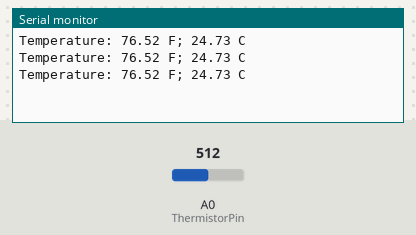
Simulated run of this sketch. Board: Arduino Uno, built with avr-gcc and run on an emulated ATmega328P. Shown: the last lines printed to the serial monitor. Inputs (shaded band) come from the test bench; at power-on: A0 (ThermistorPin) = 512.

Above: at 1.3 s.
1.4 s: A0 (ThermistorPin) set to 716
At 1.9 s:
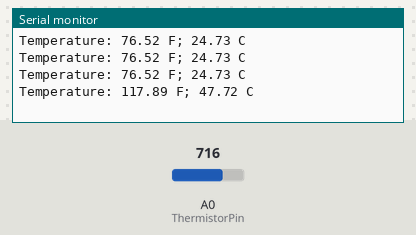
2.9 s: A0 (ThermistorPin) set to 900
At 3.4 s:
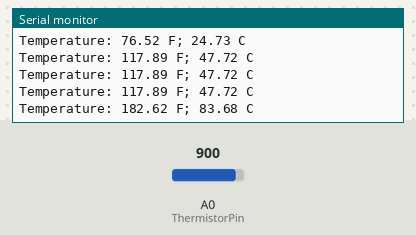
Timing chart, 0 to 5.9 s (numbered marks = the images above; inputs shaded):
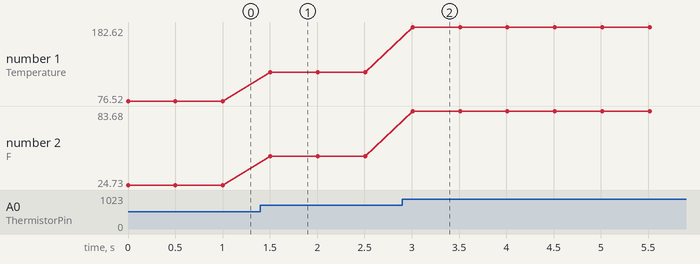

The sketch:

arduino_temperature_sensor.ino
```cpp
// Define the analog input pin for the thermistor
int ThermistorPin = A0;

// Declare variables to store values
int Vo;
float R1 = 10000;  // Resistance value of R1 in Ohms
float logR2, R2, T, Tc, Tf;
float c1 = 1.009249522e-03, c2 = 2.378405444e-04, c3 = 2.019202697e-07;  // Constants for Steinhart-Hart equation

void setup() {
  // Initialize the serial communication
  Serial.begin(9600);
}

void loop() {
  // Read the analog input from the thermistor and calculate the resistance
  Vo = analogRead(ThermistorPin);
  R2 = R1 * (1023.0 / (float)Vo - 1.0);

  // Calculate the temperature using the Steinhart-Hart equation
  logR2 = log(R2);
  T = (1.0 / (c1 + c2*logR2 + c3*logR2*logR2*logR2));
  Tc = T - 273.15;  // Convert temperature to Celsius
  Tf = (Tc * 9.0)/ 5.0 + 32.0;  // Convert temperature to Fahrenheit

  // Print the temperature in both Fahrenheit and Celsius
  Serial.print("Temperature: ");
  Serial.print(Tf);
  Serial.print(" F; ");
  Serial.print(Tc);
  Serial.println(" C");

  // Add a delay to avoid spamming the serial monitor
  delay(500);
}
```

Measured:
- after the input at 1.4 s, the serial monitor: prints a new line after 0.10 s (image 1)
- after the input at 2.9 s, the serial monitor: prints a new line after 0.11 s (image 2)
- plotted number 1: 76.52 → 117.89 after the input at 1.4 s, 117.89 → 182.62 after the input at 2.9 s
- plotted number 2: 24.73 → 47.72 after the input at 1.4 s, 47.72 → 83.68 after the input at 2.9 s
